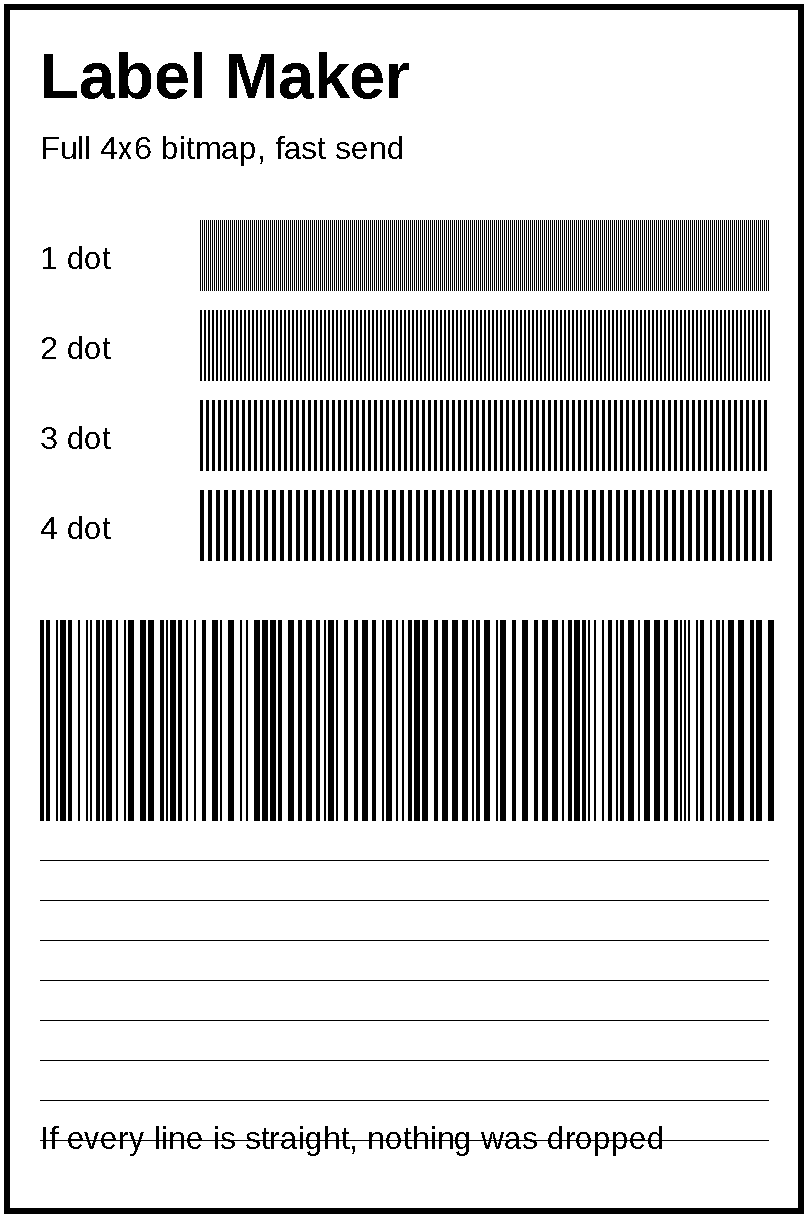

Write Python code to recreate this figure.
"""Full 4x6 bitmap print in fast mode: border, fine lines and bars show any dropped data."""
import asyncio, sys, time
from PIL import Image, ImageDraw, ImageFont
from bleak import BleakClient
ADDR="00:00:00:00:00:00"; TX="49535343-8841-43f4-a8d4-ecbe34729bb3"; RX="49535343-1e4d-4bd9-ba61-23c647249616"
W, H = 808, 1218
img = Image.new("1", (W, H), 1)
d = ImageDraw.Draw(img)
d.rectangle([4, 4, W-5, H-5], outline=0, width=6)
f = ImageFont.truetype("/usr/share/fonts/liberation/LiberationSans-Bold.ttf", 64)
s = ImageFont.truetype("/usr/share/fonts/liberation/LiberationSans-Regular.ttf", 32)
d.text((40, 40), "Label Maker", font=f, fill=0)
d.text((40, 130), "Full 4x6 bitmap, fast send", font=s, fill=0)
for i, w in enumerate((1, 2, 3, 4)):            # line widths in dots
    y = 220 + i * 90
    d.text((40, y + 20), f"{w} dot", font=s, fill=0)
    for x in range(200, 770, w * 2):
        d.rectangle([x, y, x + w - 1, y + 70], fill=0)
import random; random.seed(7); x = 40
while x < 770:                                    # barcode-like bars
    w = random.choice((2, 4, 6)); d.rectangle([x, 620, x + w - 1, 820], fill=0); x += w + random.choice((2, 4, 6))
for y in range(860, 1180, 40):                    # one-dot rows
    d.line([40, y, W-40, y], fill=0, width=1)
d.text((40, 1120), "If every line is straight, nothing was dropped", font=s, fill=0)
img.save("probe/full_test.png")
raw = img.tobytes()                               # mode 1: 1 bit = white, 0 = black; matches the printer
job = (b"\r\nSIZE 100 mm,150 mm\r\nGAP 3 mm,0 mm\r\nDIRECTION 1\r\nDENSITY 10\r\nCLS\r\n"
       + f"BITMAP 0,0,{W//8},{H},0,".encode() + raw + b"\r\nPRINT 1\r\n")
async def main():
    async with BleakClient(ADDR, timeout=20) as c:
        await c._backend._acquire_mtu()
        await c.start_notify(RX, lambda ch, d: print("<-", bytes(d)))
        n = c.mtu_size - 3; t = time.monotonic()
        for i in range(0, len(job), n):
            await c.write_gatt_char(TX, job[i:i+n], response=False); await asyncio.sleep(0.01)
        print(f"sent {len(job)} B in {time.monotonic()-t:.1f}s"); await asyncio.sleep(8)
if "--print" in sys.argv: asyncio.run(main())
